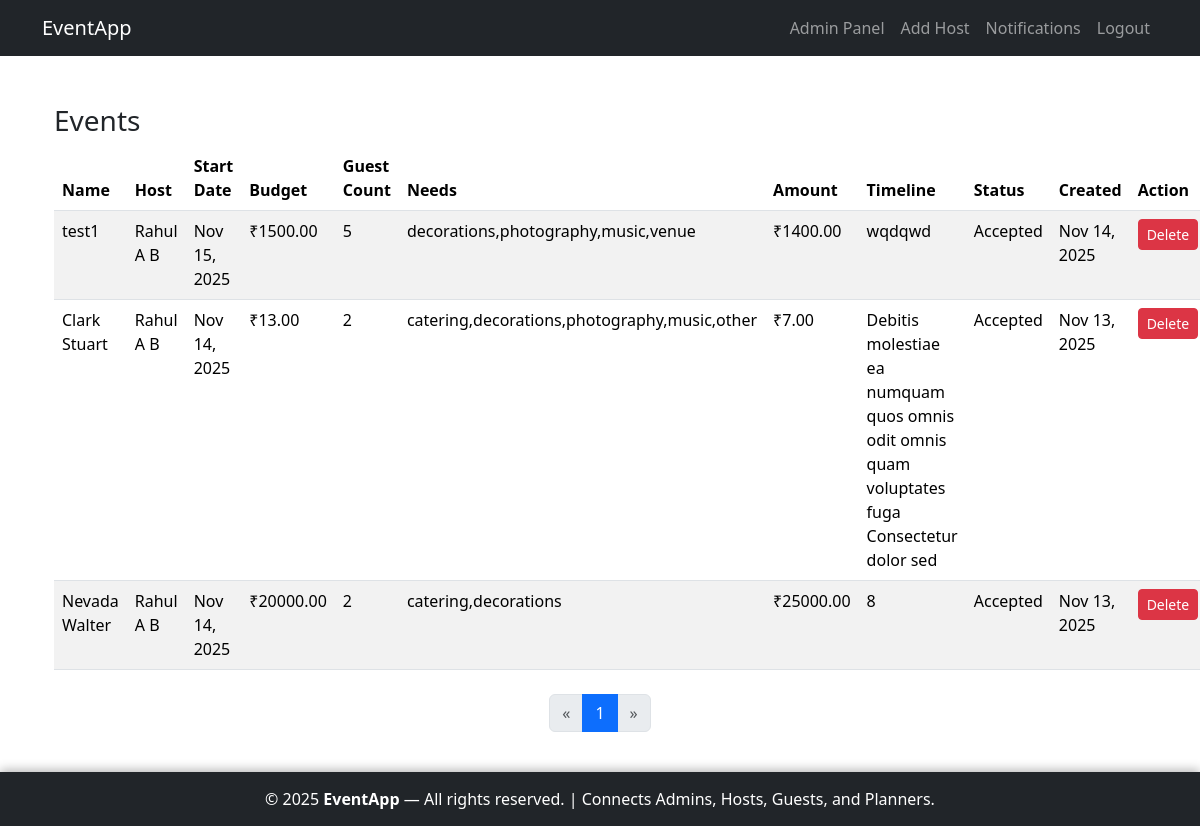
Screenshot of /adminpanel/events/ (signed in) with the database file from the repository.
### host/models.py (models this page shows, shortened)
class Event(models.Model):
    NEEDS_CHOICES = [
        ('catering', 'Catering'),
        ('decorations', 'Decorations'),
        ('photography', 'Photography'),
        ('music', 'Music/DJ'),
        ('venue', 'Venue Setup'),
        ('other', 'Other'),
    ]
    host = models.ForeignKey(settings.AUTH_USER_MODEL, on_delete=models.CASCADE, related_name='events')
    name = models.CharField(max_length=255)
    start_date = models.DateTimeField()
    end_date = models.DateTimeField()
    budget = models.DecimalField(max_digits=10, decimal_places=2)
    guest_count = models.PositiveIntegerField()
    needs = models.CharField(max_length=255, blank=True)
    banner = models.ImageField(upload_to='events/', blank=True, null=True)
    venue_details = models.TextField(blank=True)
    created_at = models.DateTimeField(auto_now_add=True)
    updated_at = models.DateTimeField(auto_now=True)
    class Meta:
        ordering = ['-created_at']

class Proposal(models.Model):
    STATUS_CHOICES = [
        ('pending', 'Pending'),
        ('accepted', 'Accepted'),
        ('rejected', 'Rejected'),
    ]
    event = models.ForeignKey(Event, on_delete=models.CASCADE, related_name='proposals')
    planner = models.ForeignKey(settings.AUTH_USER_MODEL, on_delete=models.CASCADE, related_name='proposals')
    amount = models.DecimalField(max_digits=10, decimal_places=2)
    services = models.TextField()  # e.g., "Catering + Decorations"
    timeline = models.CharField(max_length=255, blank=True)
    status = models.CharField(max_length=10, choices=STATUS_CHOICES, default='pending')
    created_at = models.DateTimeField(auto_now_add=True)

### accounts/models.py (models this page shows, shortened)
class CustomUser(AbstractUser):
    ROLE_CHOICES = [
        ('planner', 'Planner'),
        ('guest', 'Guest'),
        ('host', 'Host'),
    ]
    role = models.CharField(
        max_length=10, choices=ROLE_CHOICES, blank=True, null=True,
        help_text="User role (None for superusers/admins)"
    )
    full_name = models.CharField(max_length=255, blank=True)
    email = models.EmailField(unique=True, blank=False)  # Enforced required in forms
    mobile_number = models.CharField(max_length=10, blank=True)
    address = models.TextField(blank=True)
    profile_picture = models.ImageField(upload_to='profiles/', blank=True, null=True)
    is_approved = models.BooleanField(default=False, help_text="For planners/guests only")

### adminpanel/views.py (the view)
# urls.py: path('events/', views.AdminEventListView.as_view(), name='event_list'),
class AdminEventListView(LoginRequiredMixin, AdminRequiredMixin, ListView):
    model = Event
    template_name = 'adminpanel/event_list.html'
    context_object_name = 'events'
    def get_queryset(self):
        return (
            Event.objects.all()
            .prefetch_related('proposals')
            .order_by('-created_at')
        )
    def get_context_data(self, **kwargs):
        context = super().get_context_data(**kwargs)
        full_qs = self.get_queryset()
        page_obj, page_list = paginate_queryset(self.request, full_qs)
        context['page_obj'] = page_obj
        context['paginator'] = page_obj.paginator
        context['is_paginated'] = page_obj.has_other_pages()
        context['events'] = page_list
        context['now'] = timezone.now()
        for event in context['events']:
            event.accepted_proposal = event.proposals.filter(status='accepted').first()
        return context

### adminpanel/views.py (called while the page is built)
    def test_func(self):
        return self.request.user.is_superuser

### utils/pagination.py (called while the page is built)
def paginate_queryset(request, queryset):
    paginator = Paginator(queryset, DEFAULT_PER_PAGE)
    page_number = request.GET.get('page')
    try:
        page_obj = paginator.page(page_number)
    except PageNotAnInteger:
        page_obj = paginator.page(1)
    except EmptyPage:
        page_obj = paginator.page(paginator.num_pages)
    return page_obj, page_obj.object_list

### adminpanel/templates/adminpanel/event_list.html
{% extends 'accounts/base.html' %}
{% block content %}
<div class="container mt-4">
    <h3>Events</h3>
    <table class="table table-striped">
        <thead>
            <tr>
                <th>Name</th>
                <th>Host</th>
                <th>Start Date</th>
                <th>Budget</th>
                <th>Guest Count</th>
                <th>Needs</th>
                <th>Amount</th>
                <th>Timeline</th>
                <th>Status</th>
                <th>Created</th>
                <th>Action</th>
            </tr>
        </thead>
        <tbody>
            {% for event in events %}
            <tr>
                <td>{{ event.name }}</td>
                <td>{{ event.host.full_name }}</td>
                <td>{{ event.start_date|date:"M d, Y" }}</td>
                <td>₹{{ event.budget }}</td>
                <td>{{ event.guest_count }}</td>
                <td>{{ event.needs }}</td>
                <td>
                    {% if event.accepted_proposal %}
                        ₹{{ event.accepted_proposal.amount }}
                    {% else %}
                        —
                    {% endif %}
                </td>
                <td>
                    {% if event.accepted_proposal %}
                        {{ event.accepted_proposal.timeline }}
                    {% else %}
                        —
                    {% endif %}
                </td>
                <td>
                    {% if event.accepted_proposal %}
                        {{ event.accepted_proposal.status|title }}
                    {% else %}
                        Pending
                    {% endif %}
                </td>
             <td>{{ event.created_at|date:"M d, Y" }}</td>
<td>
    {% if event.end_date > now %}
        <a href="{% url 'adminpanel:event_delete' event.id %}"
           class="btn btn-danger btn-sm"
           onclick="return confirm('Are you sure you want to delete this event?');">
            Delete
        </a>
    {% else %}
        <span class="text-muted">Not allowed</span>
    {% endif %}
</td>
            </tr>
            {% empty %}
            <tr>
                <td colspan="11" class="text-center">No events found.</td>
            </tr>
            {% endfor %}
        </tbody>
    </table>
</div>
{% include 'partials/pagination.html' %}
{% endblock %}

### accounts/templates/accounts/base.html (style rules this page uses)
html, body { height: 100%; margin: 0; }
body { display: flex; flex-direction: column; min-height: 100vh; }

### rows the page displays
Event: name "test1", host.full_name "Rahul A B", start_date "Nov 15, 2025", budget "1500.00", guest_count "5", needs "decorations,photography,music,venue", accepted_proposal.amount "1400.00", accepted_proposal.timeline "wqdqwd", accepted_proposal.status "Accepted", created_at "Nov 14, 2025", shows "Delete"
Event: name "Clark Stuart", host.full_name "Rahul A B", start_date "Nov 14, 2025", budget "13.00", guest_count "2", needs "catering,decorations,photography,music,other", accepted_proposal.amount "7.00", accepted_proposal.timeline "Debitis molestiae ea numquam quos omnis odit omnis quam voluptates fuga Consectetur dolor sed", accepted_proposal.status "Accepted", created_at "Nov 13, 2025", shows "Delete"
Event: name "Nevada Walter", host.full_name "Rahul A B", start_date "Nov 14, 2025", budget "20000.00", guest_count "2", needs "catering,decorations", accepted_proposal.amount "25000.00", accepted_proposal.timeline "8", accepted_proposal.status "Accepted", created_at "Nov 13, 2025", shows "Delete"

### other values shown
{{ num }} "1"
